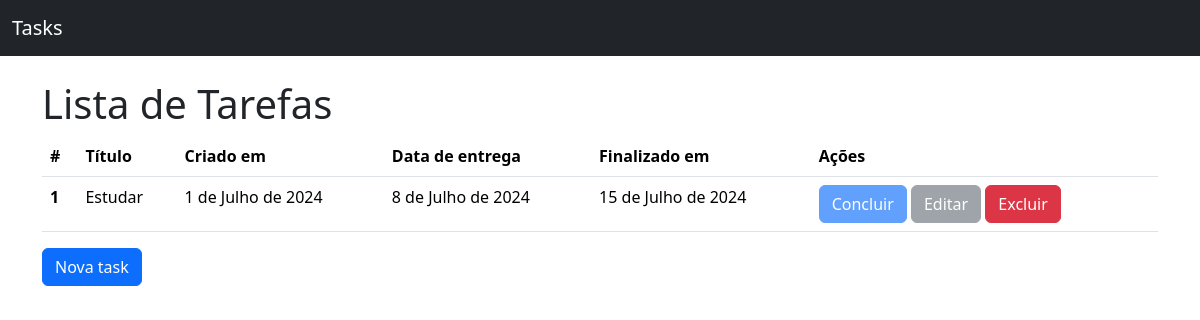
The app's page /, older data.
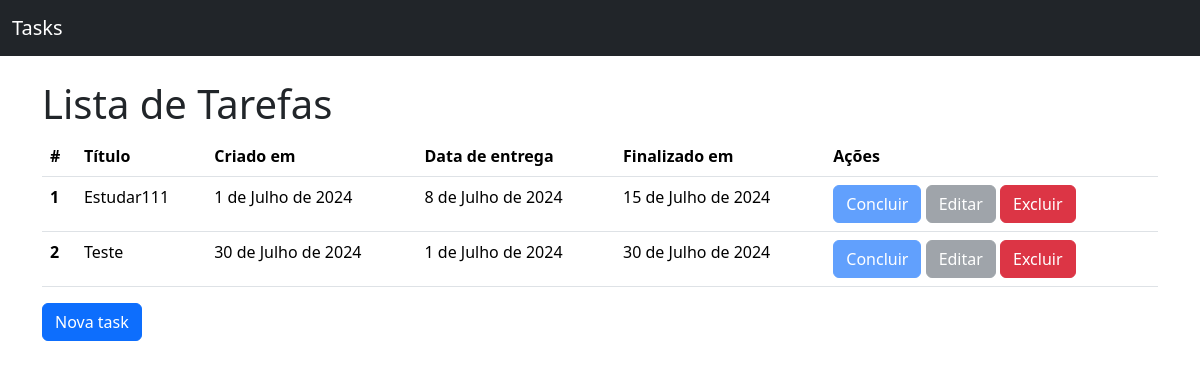
The same page, newer data.
### tasks/models.py (models this page shows, shortened)
class Todo(models.Model):
    title = models.CharField(verbose_name="Título", max_length=100, null=False, blank=False)
    created_at = models.DateField(auto_now_add=True, null=False, blank=False)
    deadline = models.DateField(verbose_name="Data de entrega", null=False, blank=False)
    finished_at = models.DateField(null=True)
    class Meta:
        ordering = ["-deadline"]

### tasks/views.py (the view)
# urls.py: path("", TodoListView.as_view(), name="todo_list"),
class TodoListView(ListView):
    model = Todo

### tasks/templates/tasks/todo_list.html (shortened to what this page needs)
{% extends "base.html" %}
  {% block content %}
      <h1>Lista de Tarefas</h1>
      {% if todo_list %}
        <table class="table">
          <thead>
            <tr>
            <th scope="col">#</th>
            <th scope="col">Título</th>
            <th scope="col">Criado em</th>
            <th scope="col">Data de entrega</th>
            <th scope="col">Finalizado em</th>
            <th scope="col">Ações</th>
            </tr>
          </thead>
          <tbody>
            {% for todo in todo_list %}
              <tr>
              <th scope="row">{{todo.pk}}</th>
              <td>{{todo.title}}</td>
              <td>{{todo.created_at}}</td>
              <td>{{todo.deadline}}</td>
              <td>{{todo.finished_at | default:"-"}}</td>
              <td>
                <a
                  href="{% url 'todo_complete' pk=todo.pk %}"
                  class="btn btn-primary bt-sm {% if todo.finished_at %}disabled{% endif %}"
                  >
                    Concluir
                </a>
                <a
                  href="{% url 'todo_update' pk=todo.pk %}"
                  class="btn btn-secondary bt-sm {% if todo.finished_at %}disabled{% endif %}"
                  >
                    Editar
                </a>
                <a
                  href="{% url 'todo_delete' pk=todo.pk %}"
                  class="btn btn-danger bt-sm"
                  >
                    Excluir
                </a>
              </td>
              </tr>
            {% endfor %}
          </tbody>
        </table>
      {% else %}
          <p>Não há tasks</p>
      {% endif %}
      <a href="{% url 'todo_create' %}" class= "btn btn-primary"> Nova task </a>
  {% endblock content %}

Row changes from the older to the newer data that the page shows:
changed Todo id 1: title "Estudar" → "Estudar111"
added Todo: pk "2", title "Teste", created_at "30 de Julho de 2024", deadline "1 de Julho de 2024", finished_at "30 de Julho de 2024"
